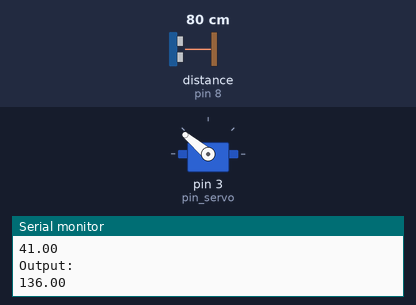
The sketch below on a simulated Arduino Uno, built with avr-gcc and run on an emulated ATmega328P. Parts: servo, the last lines printed to the serial monitor. The inputs (shaded band) are chosen by the test bench; at power-on: distance to the obstacle (sensor on pin 8) 80 cm. The echo pulse lasts 58.3 µs per cm.

Above: at 1.2 s.
1.3 s: distance to the obstacle (sensor on pin 8) set to 18 cm
At 2.0 s:
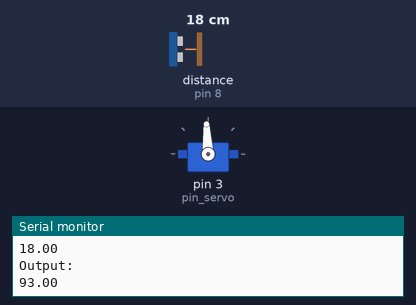
4.3 s: distance to the obstacle (sensor on pin 8) set to 2 cm
At 4.48 s:
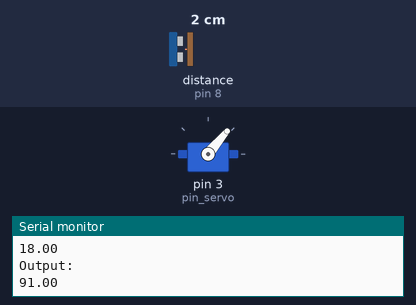
7.3 s: distance to the obstacle (sensor on pin 8) set to 60 cm
10.3 s: distance to the obstacle (sensor on pin 8) set to 4 cm
At 11.0 s:
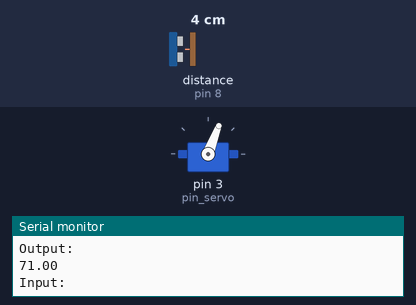
Timing chart, 0 to 14.3 s (numbered marks = the images above; inputs shaded):
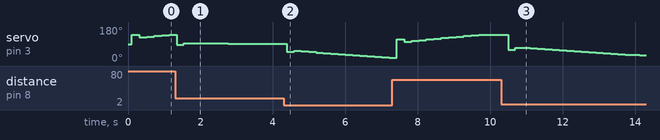

Measured:
- after the input at 1.3 s, servo on pin 3 (pin_servo): 140° → 85° at once, → 93° 0.20 s later, → 92° 1.2 s later, → 91° 1.0 s later
- after the input at 10.3 s, servo on pin 3 (pin_servo): 140° → 60° after 0.20 s, → 71° 0.20 s later, → 69° 0.20 s later, → 67° 0.20 s later, … (19 changes in this stretch)

The sketch:

Balancina.ino
```cpp
#include<Servo.h>
#include <HCSR04.h>
// Asignaciones pins
Servo servo;
const int pin_servo = 3;
const int triggerPin = 11;
const int echoPin = 8;

// Constantes Balancines
double Kp=5, Ki=0.002, Kd=185; //fix here

HCSR04 hc(11,8);
// variables externas del controlador
double Input, Output, Setpoint;
int pos;
// variables internas del controlador
unsigned long currentTime, previousTime;
double elapsedTime;
double error, lastError, cumError, rateError;
int Output1;
void setup(){
  pinMode(echoPin,INPUT);
  servo.attach(pin_servo);
  Serial.begin(9600);
}

void loop(){
  Setpoint = 19; //Fix Here
  Input = readPosition();
  // leer una entrada del controlador
  Output = computePID(Input);
  // Limitación rango superior
  if(Output > 140){ // FIX HERE
  Output = 140; //FIX HERE
  }
  // Limitación rango inferior
  if(Output < 10){
  Output = 10;
  }

  servo.write(Output); // calcular el controlador
  delay(100);
  //Serial.print("Setpoint: ");
  //Serial.println(Setpoint);
  Serial.println("Input: ");
  Serial.println(Input);
  Serial.println("Output: ");
  Serial.println(Output); // escribir la salida del controlador
}

double computePID(double inp){
  currentTime = millis(); // obtener el tiempo actual
  elapsedTime = (double)(currentTime - previousTime); // calcular el tiempo transcurrido

  error = Setpoint - Input; // determinar el error entre la consigna y la adición
  cumError += error * elapsedTime; // calcular la integral del error
  rateError = (error - lastError) / elapsedTime; // calcular la derivada del error

  double output = Kp*error + Ki*cumError + Kd*rateError;
  //Serial.println("output: ");
  //Serial.println(output); // calcular la salida del PID

  // CAMBIAR LÍMITES SERVOMOTOR DE ACUERDO A RANGO MÍNIMO Y MÁXIMO
  output = map(output,-160,160,140,10); //Fix here too  // Valores del error transformados al ángulo de movimiento del servomotor.
  if(output<0){output=0;}
  if(output>140){output=140;}
  lastError = error; // almacenar error anterior
  previousTime = currentTime; // almacenar el tiempo anterior

  return output;
}
float readPosition(){
  delay(100); //Don’t set too low or echos will run into chother.
  long cm;
  cm = hc.dist();
  if(cm > 41) // 41 cm es la máxima posición de la rueda.
  {cm=41;}
  if(cm < 2) // 2 cm es la mínima posición de la rueda.
  {cm=2;}
  return cm; // Retorna el valor de la distancia
}
```
